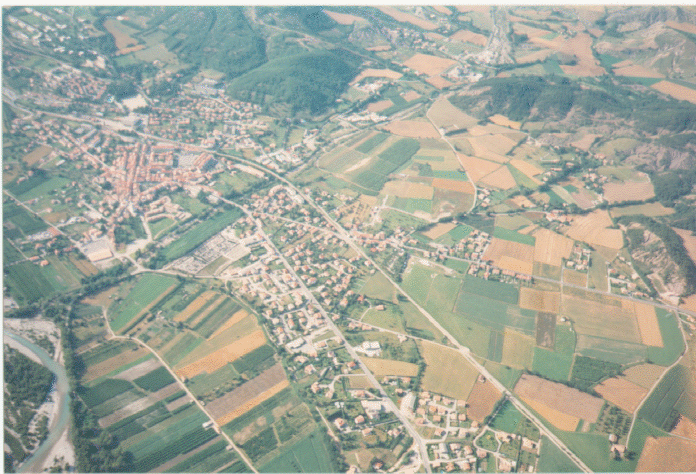
#> input picture Practica 1/thresh3.png, 696 x 474 px
$ python ejercicio3.py
#> lines starting #> are read from the running program, lines starting #| are printed output that depends on the picture; after the words box and inside, x2 and y2 are one past the last pixel; in counts of white or black regions, pixels touching at a corner belong together

import cv2 as cv
import numpy as np
from matplotlib import pyplot as plt

# loading image
image = cv.imread('thresh3.png')
#> image is the input picture: shape (474, 696, 3); mean B, G, R 155.5, 167.3, 162.6
gray = cv.cvtColor(image, cv.COLOR_BGR2GRAY)
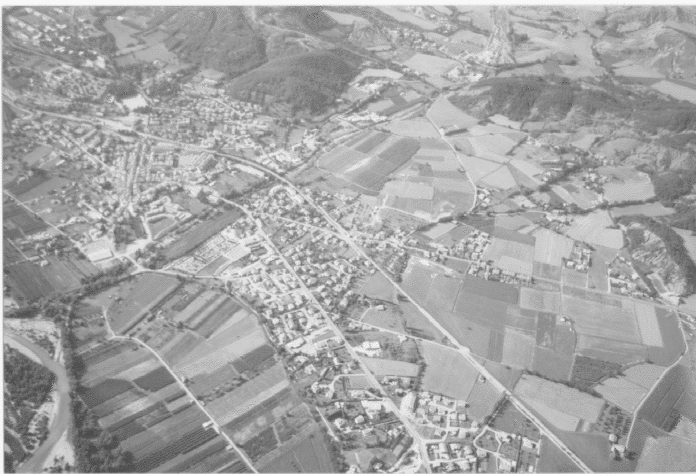
#> gray: shape (474, 696); min 77, max 248, mean 164.5
cv.imshow('Original Imagen',image)

# Generating greyscale histogram
plt.title("Greyscale Histogram thresh3")
plt.hist(gray.ravel(),256,[0,256]);
plt.xlabel('lighting intensity')
plt.ylabel('number of pixels')
plt.savefig('greyscale_histogram3.png')
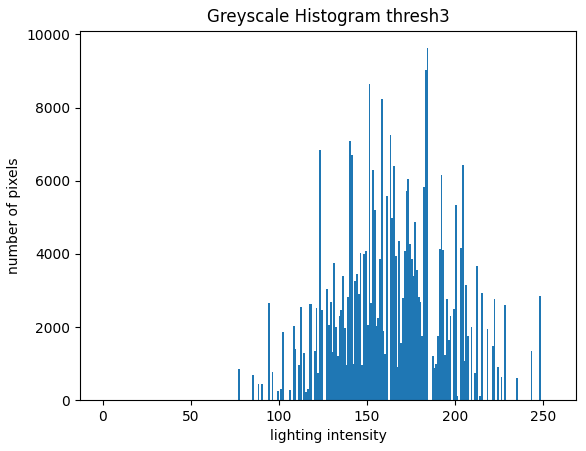
#> figure drawn by matplotlib, 1 panel; tallest bar 9621 high, from x = 184 to 185
plt.show()

# Generating color histogram
plt.title("Color Histogram thresh3")
for i, col in enumerate(['b', 'g', 'r']):
    hist = cv.calcHist([image], [i], None, [256], [0, 256])
    plt.plot(hist, color = col)
    plt.xlim([0, 256])
plt.xlabel('lighting intensity')
plt.ylabel('number of pixels')
plt.savefig('color_histogram3.png')
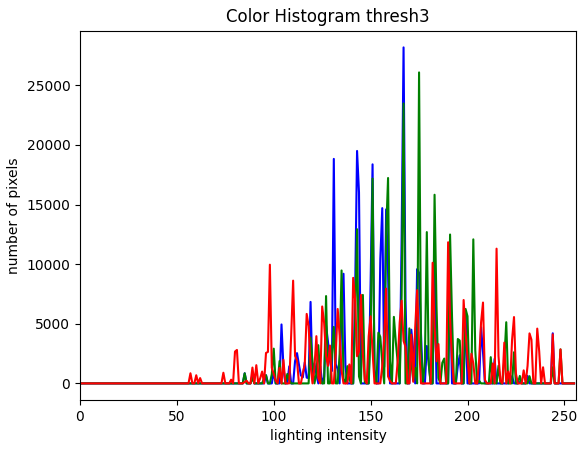
#> figure drawn by matplotlib, 1 panel; curve peaks at x = 167, y = 28173; curve peaks at x = 175, y = 26076; curve peaks at x = 190, y = 11835
plt.show()

# Dimensions
heigth = image.shape[0]
#> heigth = 474
width = image.shape[1]
#> width = 696

# Creating matrix
harvests = np.zeros((heigth, width, 3),np.uint8)

# Thresholding
for x in range(0, heigth, 1):
    for y in range(0, width, 1):
        color = gray[x][y]
        if 162	 < color < 177:
        	harvests[x][y] = 255
        else:
        	harvests[x][y] = 0
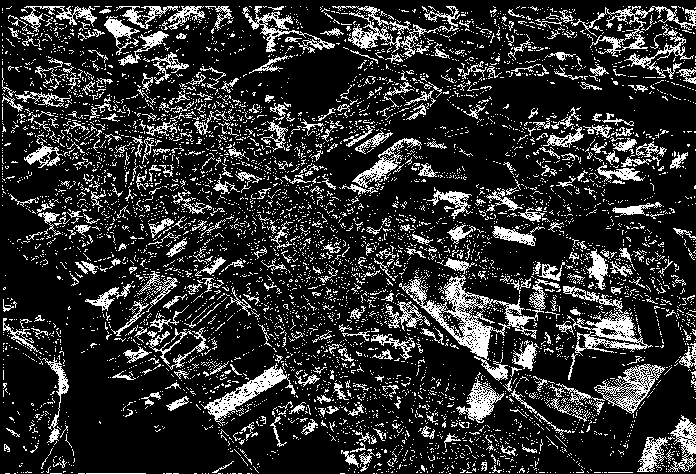
#> harvests: shape (474, 696, 3); 18.1% white in thin lines or dots

cv.imshow('Harvests',harvests)

filename = 'resultado3.png'

# Saving the image
cv.imwrite(filename, harvests)

print ("Presione una tecla para cerrar")
cv.waitKey(0)
cv.destroyAllWindows()
cv.waitKey(1)
exit()
#> (the program exits here)

$ run again, with Practica 1/thresh1.png copied over Practica 1/thresh3.png
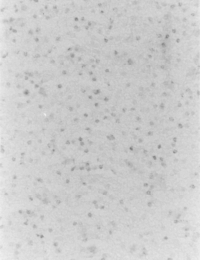
#> input picture Practica 1/thresh1.png, 200 x 260 px
#> image is the input picture: shape (260, 200, 3); min 126, max 240, mean 204.4
#> `plt.savefig('color_histogram3.png')`:
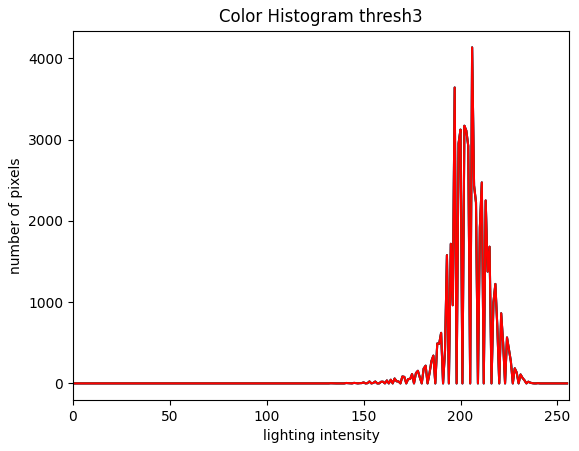
#> figure drawn by matplotlib, 1 panel; curve peaks at x = 206, y = 4135; curve peaks at x = 206, y = 4135; curve peaks at x = 206, y = 4135
#> after the loop `for x in range(0, heigth, 1):`:
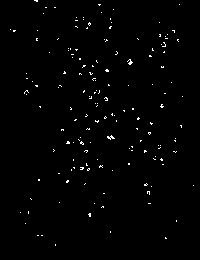
#> harvests: shape (260, 200, 3); 1% white in thin lines or dots, all inside (x1, y1, x2, y2) = (10, 0, 194, 246)

$ run again, with Practica 1/thresh2.png copied over Practica 1/thresh3.png
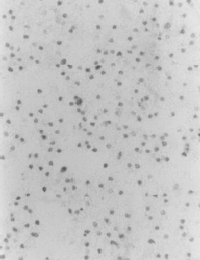
#> input picture Practica 1/thresh2.png, 200 x 260 px
#> image is the input picture: shape (260, 200, 3); min 89, max 235, mean 197.6
#> `plt.savefig('color_histogram3.png')`:
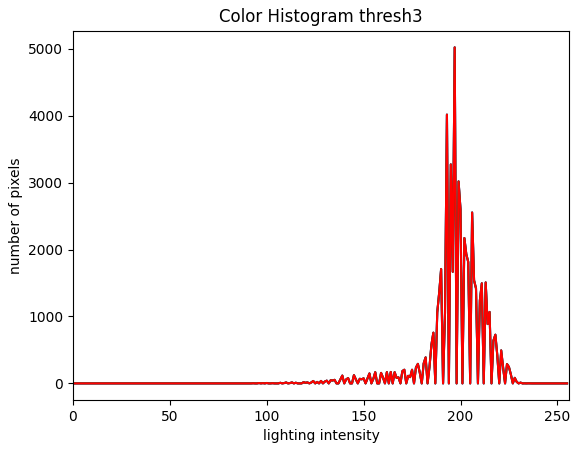
#> figure drawn by matplotlib, 1 panel; curve peaks at x = 197, y = 5022; curve peaks at x = 197, y = 5022; curve peaks at x = 197, y = 5022
#> after the loop `for x in range(0, heigth, 1):`:
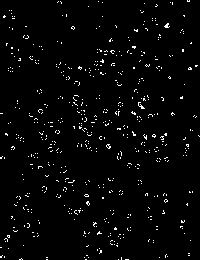
#> harvests: shape (260, 200, 3); 2.5% white in thin lines or dots
